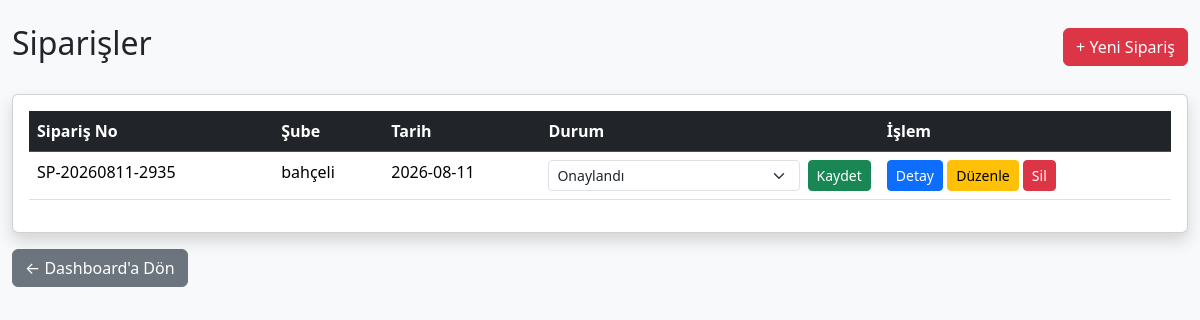
Page /siparisler (signed in) on the earlier database version.
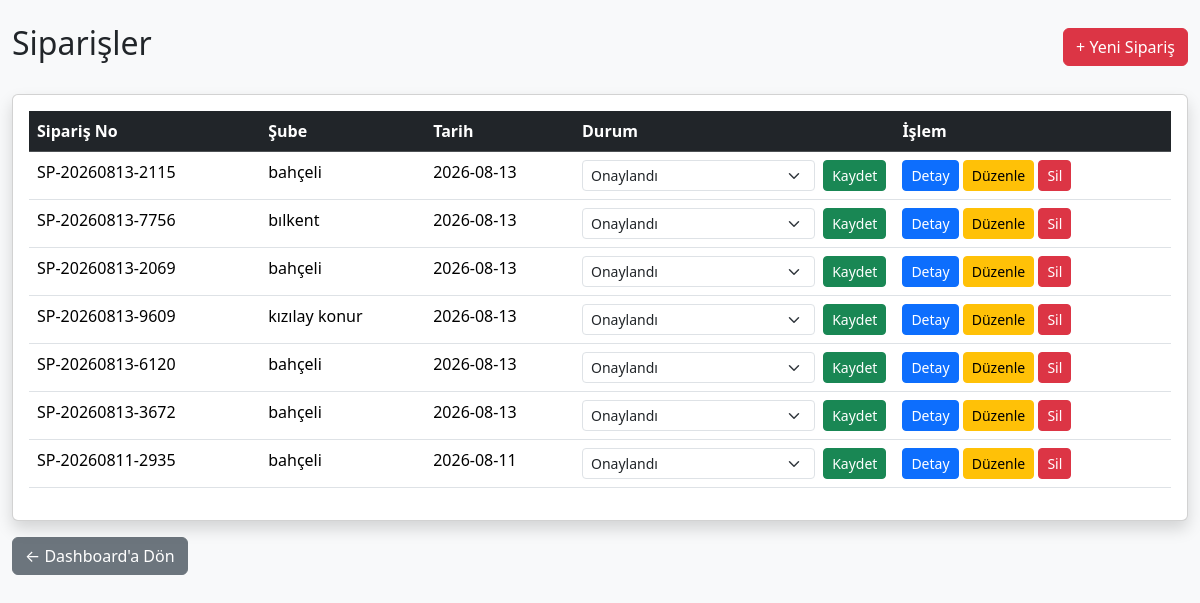
Same page on the later database version.
### tables this page shows
CREATE TABLE siparisler(

            id INTEGER PRIMARY KEY AUTOINCREMENT,

            siparis_no TEXT UNIQUE,

            sube_id INTEGER,

            tarih TEXT,

            durum TEXT,

            FOREIGN KEY(sube_id) REFERENCES subeler(id)

        );

CREATE TABLE subeler(

            id INTEGER PRIMARY KEY AUTOINCREMENT,

            sube_adi TEXT NOT NULL,

            yetkili TEXT,

            telefon TEXT,

            eposta TEXT,

            il TEXT,

            ilce TEXT,

            adres TEXT,

            durum TEXT

        , kullanici_adi TEXT, sifre TEXT, uretim_gunu TEXT, sevkiyat_gunu TEXT, sevkiyat_saati TEXT, teslim_suresi TEXT, limit_tutari REAL DEFAULT 0);

### src/main.py (the view)
@app.route("/siparisler")
def siparisler():
    if "giris" not in session:
        return redirect("/")
    if session["yetki"] == "admin":
        liste = get_siparisler()
    else:
        liste = get_sube_siparisleri(
            session["sube_id"]
        )
    return render_template(
        "siparisler.html",
        siparisler=liste,
        yetki=session["yetki"]
    )

### src/database.py (called while the page is built)
def connect_database():
    print("DB =", os.path.abspath(DB_NAME))
    return sqlite3.connect(DB_NAME)

def get_siparisler():
    conn = connect_database()
    cursor = conn.cursor()
    cursor.execute("""
        SELECT

            s.id,
            s.siparis_no,
            sb.sube_adi,
            s.tarih,
            s.durum

        FROM siparisler s

        INNER JOIN subeler sb

        ON s.sube_id = sb.id

        ORDER BY s.id DESC
    """)
    sonuc = cursor.fetchall()
    conn.close()
    return sonuc
    conn.commit()
    conn.close()

### src/main.py (called while the page is built)
@app.before_request
def test():
    print(
        "METHOD:",
        request.method,
        "URL:",
        request.path
    )

### templates/siparisler.html (shortened to what this page needs)
<!DOCTYPE html>
<html lang="tr">
<head>
<link href="https://cdn.jsdelivr.net/npm/bootstrap@5.3.3/dist/css/bootstrap.min.css" rel="stylesheet">
</head>
<body class="bg-light">
<div class="container-fluid mt-4">
<div class="d-flex justify-content-between align-items-center mb-4">
<h2>Siparişler</h2>
<a href="/yeni-siparis" class="btn btn-danger">
+ Yeni Sipariş
</a>
</div>
<div class="card shadow">
<div class="card-body">
<table class="table table-hover">
<thead class="table-dark">
<tr>
<th>Sipariş No</th>
<th>Şube</th>
<th>Tarih</th>
<th>Durum</th>
<th>İşlem</th>
</tr>
</thead>
<tbody>
{% if siparisler %}
{% for s in siparisler %}
<tr>
<td>
{{ s[1] }}
</td>
<td>
{{ s[2] }}
</td>
<td>
{{ s[3] }}
</td>
<td>
{% if yetki == "admin" %}
<form method="POST" action="/siparis-durum/{{ s[0] }}" class="d-flex">
<select
name="durum"
class="form-select form-select-sm">
<option value="Onaylandı"
{% if s[4]=="Onaylandı" %}selected{% endif %}>
Onaylandı
</option>
</select>
<button
class="btn btn-sm btn-success ms-2">
Kaydet
</button>
</form>
{% else %}
<span class="badge bg-secondary">
{{ s[4] }}
</span>
{% endif %}
</td>
<td>
<a
href="/siparis-detay/{{ s[0] }}"
class="btn btn-sm btn-primary">
Detay
</a>
{% if yetki == "admin" or s[4]=="Hazırlandı" %}
<a
href="/siparis-duzenle/{{ s[0] }}"
class="btn btn-sm btn-warning">
Düzenle
</a>
{% endif %}
{% if yetki == "admin" %}
<a
href="/siparis-sil/{{ s[0] }}"
class="btn btn-sm btn-danger"
onclick="return confirm('Bu sipariş silinsin mi?')">
Sil
</a>
{% endif %}
</td>
</tr>
{% endfor %}
{% else %}
<tr>
<td colspan="5" class="text-center text-muted p-5">
Henüz sipariş bulunmuyor.
</td>
</tr>
{% endif %}
</tbody>
</table>
</div>
</div>
<div class="mt-3">
<a href="/dashboard" class="btn btn-secondary">
← Dashboard'a Dön
</a>
</div>
</div>
</body>
</html>

Differences in the rows shown:
added siparisler: siparis_no "SP-20260813-2115", sube_adi "bahçeli", tarih "2026-08-13", durum "Onaylandı"
added siparisler: siparis_no "SP-20260813-7756", sube_adi "bılkent", tarih "2026-08-13", durum "Onaylandı"
added siparisler: siparis_no "SP-20260813-2069", sube_adi "bahçeli", tarih "2026-08-13", durum "Onaylandı"
added siparisler: siparis_no "SP-20260813-9609", sube_adi "kızılay konur", tarih "2026-08-13", durum "Onaylandı"
added siparisler: siparis_no "SP-20260813-6120", sube_adi "bahçeli", tarih "2026-08-13", durum "Onaylandı"
added siparisler: siparis_no "SP-20260813-3672", sube_adi "bahçeli", tarih "2026-08-13", durum "Onaylandı"
